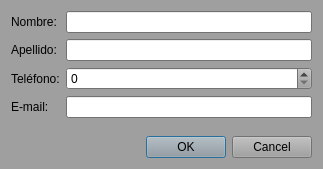
<?xml version="1.0" encoding="UTF-8"?>
<ui version="4.0">
 <class>PersonaDialog</class>
 <widget class="QDialog" name="PersonaDialog">
  <property name="geometry">
   <rect>
    <x>0</x>
    <y>0</y>
    <width>323</width>
    <height>169</height>
   </rect>
  </property>
  <property name="palette">
   <palette>
    <active>
     <colorrole role="WindowText">
      <brush brushstyle="SolidPattern">
       <color alpha="255">
        <red>0</red>
        <green>0</green>
        <blue>0</blue>
       </color>
      </brush>
     </colorrole>
     <colorrole role="Button">
      <brush brushstyle="SolidPattern">
       <color alpha="255">
        <red>159</red>
        <green>159</green>
        <blue>159</blue>
       </color>
      </brush>
     </colorrole>
     <colorrole role="Light">
      <brush brushstyle="SolidPattern">
       <color alpha="255">
        <red>239</red>
        <green>239</green>
        <blue>239</blue>
       </color>
      </brush>
     </colorrole>
     <colorrole role="Midlight">
      <brush brushstyle="SolidPattern">
       <color alpha="255">
        <red>199</red>
        <green>199</green>
        <blue>199</blue>
       </color>
      </brush>
     </colorrole>
     <colorrole role="Dark">
      <brush brushstyle="SolidPattern">
       <color alpha="255">
        <red>80</red>
        <green>80</green>
        <blue>80</blue>
       </color>
      </brush>
     </colorrole>
     <colorrole role="Mid">
      <brush brushstyle="SolidPattern">
       <color alpha="255">
        <red>106</red>
        <green>106</green>
        <blue>106</blue>
       </color>
      </brush>
     </colorrole>
     <colorrole role="Text">
      <brush brushstyle="SolidPattern">
       <color alpha="255">
        <red>0</red>
        <green>0</green>
        <blue>0</blue>
       </color>
      </brush>
     </colorrole>
     <colorrole role="BrightText">
      <brush brushstyle="SolidPattern">
       <color alpha="255">
        <red>255</red>
        <green>255</green>
        <blue>255</blue>
       </color>
      </brush>
     </colorrole>
     <colorrole role="ButtonText">
      <brush brushstyle="SolidPattern">
       <color alpha="255">
        <red>0</red>
        <green>0</green>
        <blue>0</blue>
       </color>
      </brush>
     </colorrole>
     <colorrole role="Base">
      <brush brushstyle="SolidPattern">
       <color alpha="255">
        <red>255</red>
        <green>255</green>
        <blue>255</blue>
       </color>
      </brush>
     </colorrole>
     <colorrole role="Window">
      <brush brushstyle="SolidPattern">
       <color alpha="255">
        <red>159</red>
        <green>159</green>
        <blue>159</blue>
       </color>
      </brush>
     </colorrole>
     <colorrole role="Shadow">
      <brush brushstyle="SolidPattern">
       <color alpha="255">
        <red>0</red>
        <green>0</green>
        <blue>0</blue>
       </color>
      </brush>
     </colorrole>
     <colorrole role="AlternateBase">
      <brush brushstyle="SolidPattern">
       <color alpha="255">
        <red>207</red>
        <green>207</green>
        <blue>207</blue>
       </color>
      </brush>
     </colorrole>
     <colorrole role="ToolTipBase">
      <brush brushstyle="SolidPattern">
       <color alpha="255">
        <red>255</red>
        <green>255</green>
        <blue>220</blue>
       </color>
      </brush>
     </colorrole>
     <colorrole role="ToolTipText">
      <brush brushstyle="SolidPattern">
       <color alpha="255">
        <red>0</red>
        <green>0</green>
        <blue>0</blue>
       </color>
      </brush>
     </colorrole>
     <colorrole role="PlaceholderText">
      <brush brushstyle="SolidPattern">
       <color alpha="128">
        <red>0</red>
        <green>0</green>
        <blue>0</blue>
       </color>
      </brush>
     </colorrole>
    </active>
    <inactive>
     <colorrole role="WindowText">
      <brush brushstyle="SolidPattern">
       <color alpha="255">
        <red>0</red>
        <green>0</green>
        <blue>0</blue>
       </color>
      </brush>
     </colorrole>
     <colorrole role="Button">
      <brush brushstyle="SolidPattern">
       <color alpha="255">
        <red>159</red>
        <green>159</green>
        <blue>159</blue>
       </color>
      </brush>
     </colorrole>
     <colorrole role="Light">
      <brush brushstyle="SolidPattern">
       <color alpha="255">
        <red>239</red>
        <green>239</green>
        <blue>239</blue>
       </color>
      </brush>
     </colorrole>
     <colorrole role="Midlight">
      <brush brushstyle="SolidPattern">
       <color alpha="255">
        <red>199</red>
        <green>199</green>
        <blue>199</blue>
       </color>
      </brush>
     </colorrole>
     <colorrole role="Dark">
      <brush brushstyle="SolidPattern">
       <color alpha="255">
        <red>80</red>
        <green>80</green>
        <blue>80</blue>
       </color>
      </brush>
     </colorrole>
     <colorrole role="Mid">
      <brush brushstyle="SolidPattern">
       <color alpha="255">
        <red>106</red>
        <green>106</green>
        <blue>106</blue>
       </color>
      </brush>
     </colorrole>
     <colorrole role="Text">
      <brush brushstyle="SolidPattern">
       <color alpha="255">
        <red>0</red>
        <green>0</green>
        <blue>0</blue>
       </color>
      </brush>
     </colorrole>
     <colorrole role="BrightText">
      <brush brushstyle="SolidPattern">
       <color alpha="255">
        <red>255</red>
        <green>255</green>
        <blue>255</blue>
       </color>
      </brush>
     </colorrole>
     <colorrole role="ButtonText">
      <brush brushstyle="SolidPattern">
       <color alpha="255">
        <red>0</red>
        <green>0</green>
        <blue>0</blue>
       </color>
      </brush>
     </colorrole>
     <colorrole role="Base">
      <brush brushstyle="SolidPattern">
       <color alpha="255">
        <red>255</red>
        <green>255</green>
        <blue>255</blue>
       </color>
      </brush>
     </colorrole>
     <colorrole role="Window">
      <brush brushstyle="SolidPattern">
       <color alpha="255">
        <red>159</red>
        <green>159</green>
        <blue>159</blue>
       </color>
      </brush>
     </colorrole>
     <colorrole role="Shadow">
      <brush brushstyle="SolidPattern">
       <color alpha="255">
        <red>0</red>
        <green>0</green>
        <blue>0</blue>
       </color>
      </brush>
     </colorrole>
     <colorrole role="AlternateBase">
      <brush brushstyle="SolidPattern">
       <color alpha="255">
        <red>207</red>
        <green>207</green>
        <blue>207</blue>
       </color>
      </brush>
     </colorrole>
     <colorrole role="ToolTipBase">
      <brush brushstyle="SolidPattern">
       <color alpha="255">
        <red>255</red>
        <green>255</green>
        <blue>220</blue>
       </color>
      </brush>
     </colorrole>
     <colorrole role="ToolTipText">
      <brush brushstyle="SolidPattern">
       <color alpha="255">
        <red>0</red>
        <green>0</green>
        <blue>0</blue>
       </color>
      </brush>
     </colorrole>
     <colorrole role="PlaceholderText">
      <brush brushstyle="SolidPattern">
       <color alpha="128">
        <red>0</red>
        <green>0</green>
        <blue>0</blue>
       </color>
      </brush>
     </colorrole>
    </inactive>
    <disabled>
     <colorrole role="WindowText">
      <brush brushstyle="SolidPattern">
       <color alpha="255">
        <red>80</red>
        <green>80</green>
        <blue>80</blue>
       </color>
      </brush>
     </colorrole>
     <colorrole role="Button">
      <brush brushstyle="SolidPattern">
       <color alpha="255">
        <red>159</red>
        <green>159</green>
        <blue>159</blue>
       </color>
      </brush>
     </colorrole>
     <colorrole role="Light">
      <brush brushstyle="SolidPattern">
       <color alpha="255">
        <red>239</red>
        <green>239</green>
        <blue>239</blue>
       </color>
      </brush>
     </colorrole>
     <colorrole role="Midlight">
      <brush brushstyle="SolidPattern">
       <color alpha="255">
        <red>199</red>
        <green>199</green>
        <blue>199</blue>
       </color>
      </brush>
     </colorrole>
     <colorrole role="Dark">
      <brush brushstyle="SolidPattern">
       <color alpha="255">
        <red>80</red>
        <green>80</green>
        <blue>80</blue>
       </color>
      </brush>
     </colorrole>
     <colorrole role="Mid">
      <brush brushstyle="SolidPattern">
       <color alpha="255">
        <red>106</red>
        <green>106</green>
        <blue>106</blue>
       </color>
      </brush>
     </colorrole>
     <colorrole role="Text">
      <brush brushstyle="SolidPattern">
       <color alpha="255">
        <red>80</red>
        <green>80</green>
        <blue>80</blue>
       </color>
      </brush>
     </colorrole>
     <colorrole role="BrightText">
      <brush brushstyle="SolidPattern">
       <color alpha="255">
        <red>255</red>
        <green>255</green>
        <blue>255</blue>
       </color>
      </brush>
     </colorrole>
     <colorrole role="ButtonText">
      <brush brushstyle="SolidPattern">
       <color alpha="255">
        <red>80</red>
        <green>80</green>
        <blue>80</blue>
       </color>
      </brush>
     </colorrole>
     <colorrole role="Base">
      <brush brushstyle="SolidPattern">
       <color alpha="255">
        <red>159</red>
        <green>159</green>
        <blue>159</blue>
       </color>
      </brush>
     </colorrole>
     <colorrole role="Window">
      <brush brushstyle="SolidPattern">
       <color alpha="255">
        <red>159</red>
        <green>159</green>
        <blue>159</blue>
       </color>
      </brush>
     </colorrole>
     <colorrole role="Shadow">
      <brush brushstyle="SolidPattern">
       <color alpha="255">
        <red>0</red>
        <green>0</green>
        <blue>0</blue>
       </color>
      </brush>
     </colorrole>
     <colorrole role="AlternateBase">
      <brush brushstyle="SolidPattern">
       <color alpha="255">
        <red>159</red>
        <green>159</green>
        <blue>159</blue>
       </color>
      </brush>
     </colorrole>
     <colorrole role="ToolTipBase">
      <brush brushstyle="SolidPattern">
       <color alpha="255">
        <red>255</red>
        <green>255</green>
        <blue>220</blue>
       </color>
      </brush>
     </colorrole>
     <colorrole role="ToolTipText">
      <brush brushstyle="SolidPattern">
       <color alpha="255">
        <red>0</red>
        <green>0</green>
        <blue>0</blue>
       </color>
      </brush>
     </colorrole>
     <colorrole role="PlaceholderText">
      <brush brushstyle="SolidPattern">
       <color alpha="128">
        <red>0</red>
        <green>0</green>
        <blue>0</blue>
       </color>
      </brush>
     </colorrole>
    </disabled>
   </palette>
  </property>
  <property name="windowTitle">
   <string>Dialog</string>
  </property>
  <layout class="QVBoxLayout" name="verticalLayout">
   <item>
    <layout class="QFormLayout" name="formLayout">
     <item row="0" column="0">
      <widget class="QLabel" name="label">
       <property name="text">
        <string>Nombre:</string>
       </property>
      </widget>
     </item>
     <item row="0" column="1">
      <widget class="QLineEdit" name="inNombre"/>
     </item>
     <item row="1" column="0">
      <widget class="QLabel" name="label_2">
       <property name="text">
        <string>Apellido:</string>
       </property>
      </widget>
     </item>
     <item row="1" column="1">
      <widget class="QLineEdit" name="inApellido"/>
     </item>
     <item row="2" column="0">
      <widget class="QLabel" name="label_3">
       <property name="text">
        <string>Teléfono:</string>
       </property>
      </widget>
     </item>
     <item row="3" column="0">
      <widget class="QLabel" name="label_4">
       <property name="text">
        <string>E-mail:</string>
       </property>
      </widget>
     </item>
     <item row="3" column="1">
      <widget class="QLineEdit" name="inEmail"/>
     </item>
     <item row="2" column="1">
      <widget class="QSpinBox" name="inTelefono">
       <property name="maximum">
        <number>999999999</number>
       </property>
      </widget>
     </item>
    </layout>
   </item>
   <item>
    <widget class="QDialogButtonBox" name="buttonBox">
     <property name="standardButtons">
      <set>QDialogButtonBox::Cancel|QDialogButtonBox::Ok</set>
     </property>
    </widget>
   </item>
  </layout>
 </widget>
 <resources/>
 <connections/>
</ui>
